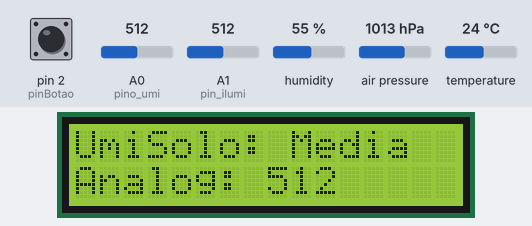
Simulated run of this sketch. Board: Arduino Uno, built with avr-gcc and run on an emulated ATmega328P. Shown: 16×2 character LCD. The test bench sets the inputs (shaded band); at power-on: A0 (pino_umi) = 512, A1 (pin_ilumi) = 512, pin 2 (pinBotao) HIGH, humidity 55 %, air pressure 1013 hPa, temperature 24 °C. The local clock reads 2024-03-15 10:24:30 at power-on unless the sketch sets it; storage starts empty; what the sketch prints to the serial monitor is not drawn.

Above: at 1.2 s.
1.3 s: A0 (pino_umi) set to 482
At 12.1 s:
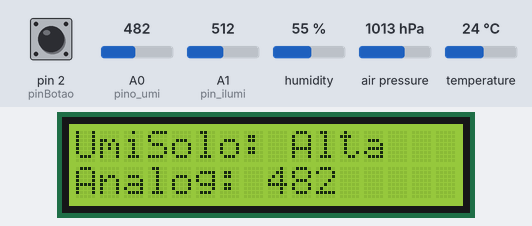
12.7 s: A0 (pino_umi) set to 810
At 22.8 s:
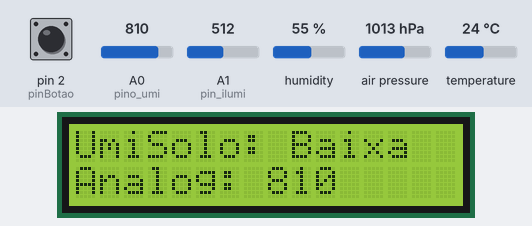
26.7 s: A1 (pin_ilumi) set to 490
At 27.8 s:
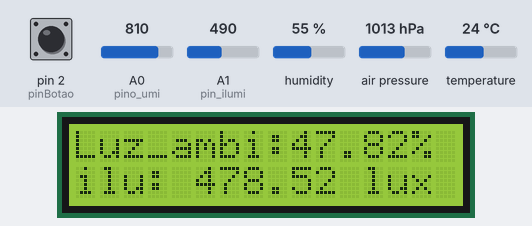
34.8 s: A1 (pin_ilumi) set to 510
At 39.7 s:
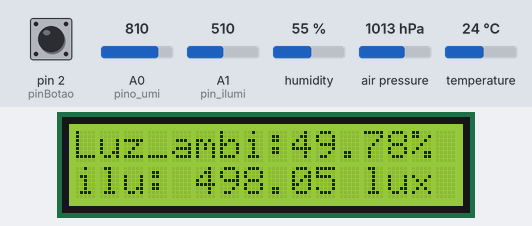
45.9 s: A0 (pino_umi) set to 788
At 56.0 s:
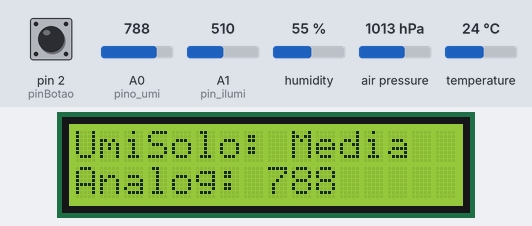
56.9 s: A1 (pin_ilumi) set to 306
At 61.1 s:
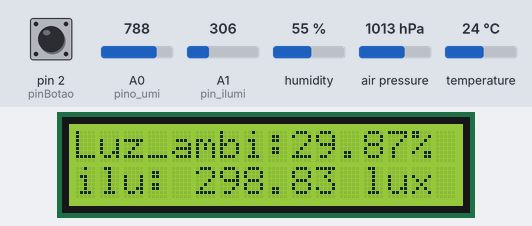
Timing chart, 0 to 62.6 s (numbered marks = the images above; inputs shaded):
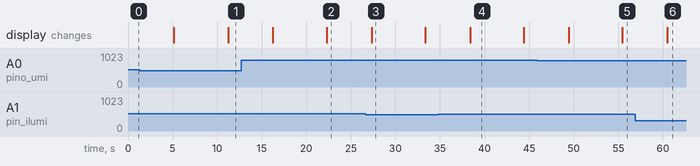

Measured:
- the behaviour switches between 500 and 499 on A0 (pino_umi) (found by bisection; images 0 and 1)
- the behaviour switches between 800 and 799 on A0 (pino_umi) (found by bisection; images 4 and 5)
- after the input at 1.3 s, the display: first differs from a run without the input after 9.9 s (image 1)
- after the input at 12.7 s, the display: first differs from a run without the input after 9.6 s (image 2)
- after the input at 26.7 s, the display: changes after 0.62 s (image 3)
- after the input at 34.8 s, the display: changes after 3.6 s (image 4)
- after the input at 45.9 s, the display: first differs from a run without the input after 9.6 s (image 5)
- after the input at 56.9 s, the display: changes after 3.6 s (image 6)

The sketch:

datalogger_rev3.ino
```cpp
#include <Wire.h>
#include <LiquidCrystal_I2C.h>
LiquidCrystal_I2C lcd(0x27, 16, 2);
#include <RTClib.h>  //BIBLIOTECA PARA O MÓDULO I2C RTC (RELÓGIO DE TEMPO REAL)
RTC_DS1307 rtc;
#include <SD.h>  //BIBLIOTECA PARA O MÓDULO SPI DE CARTÃO SD
// SD_FAT_TYPE = 0 for SdFat/File as defined in SdFatConfig.h,
// 1 for FAT16/FAT32, 2 for exFAT, 3 for FAT16/FAT32 and exFAT.
#include <SPI.h>              //BIBLIOTECA PARA COMUNICAÇÃO SPI - CS, MISO, MOSI, SCK...
#include <Adafruit_BME280.h>  //BIBLIOTECA PARA O MÓDULO I2C BME280,
Adafruit_BME280 bme;
#define pino_umi A0  //DEFINE O PINO ANALÓGICO DO SENSOR DE UMIDADE DO SOLO
#define pin_ilumi A1
#define pinBotao 2
// byte min_ini;    //MOMENTO DE GRAVAÇÃO
// byte min_atual;  //MOMENTO DE GRAVAÇÃO
byte hor_gravacao;
char data_arq_ini[7]; //DATA INICIAL
char data_arq_nova[7];

File datalog;
byte grau[8] = {
  B11100,
  B10100,
  B11100,
  B00011,
  B00100,
  B00100,
  B00100,
  B00011,
};

byte ur[8] = {
  B10100,
  B10100,
  B11100,
  B00111,
  B00101,
  B00111,
  B00110,
  B00101,
};
byte mb[8] = {
  B01010,
  B10101,
  B10101,
  B00000,
  B00100,
  B00110,
  B00101,
  B00110,
};

char dia[3], mes[3], ano[3], hora[3], minuto[3], segundo[3];  //Tempo formatado
void setup() {
  Serial.begin(9600);
  pinMode(pinBotao, INPUT_PULLUP);
  pinMode(pin_ilumi, INPUT);
  bme.begin(0x76);
  lcd.begin(16, 2);
  lcd.backlight();
  lcd.clear();
  lcd.createChar(0, grau);  //0 = CARACTERE grau (ºC)
  lcd.createChar(1, ur);    //1 = CARACTERE UR (UMIDADE RELATIVA)
  lcd.createChar(2, mb);    //2 = caractere MB (milibars)
  rtc.begin();
  DateTime now = rtc.now();
  //rtc.adjust(DateTime(F(__DATE__), F(__TIME__))); //Ajuste do tempo
  // min_ini = min_atual;
  hor_gravacao = 100;
}
void loop() {
  if (digitalRead(pinBotao) == LOW) {
    escreveLCD();
    delay(250);
  } else {
    escreveLCD2();
    delay(5000);
    escreveLCD3();
    delay(5000);
  }
  delay(1000);
  DateTime now = rtc.now();
  //SE DIA E MÊS TIVEREM APENAS UM DÍGITO, UM ZERO É ACRESCENTADO NA FRENTE DELE
  if (now.day() < 10)
    sprintf(dia, "0%1d", now.day());
  else
    sprintf(dia, "%2d", now.day());

  if (now.month() < 10)
    sprintf(mes, "0%1d", now.month());
  else
    sprintf(mes, "%2d", now.month());

  sprintf(ano, "%2d", now.year() - 2000);

  if (now.hour() < 10)
    sprintf(hora, "0%1d", now.hour());
  else
    sprintf(hora, "%2d", now.hour());

  if (now.minute() < 10)
    sprintf(minuto, "0%1d", now.minute());
  else
    sprintf(minuto, "%2d", now.minute());
  // min_atual = now.minute();


  // if ((min_atual > min_ini) || (min_atual == 0 && min_ini == 59)) {
    if(now.hour() != hor_gravacao){
    hor_gravacao = now.hour();
    DateTime now = rtc.now();  //LEITURA DE DATA E HORA ATUAIS DO RTC
    byte seg = now.second();   //TEMPO (SEGUNDOS) ANTES DE TENTAR GRAVAR NO SD
    // min_ini = min_atual;
    sd_card();  //SALVA OS RESULTADOS NO SD
    //SE TEMPO DE GRAVAÇÃO NO SD FOR SUPERIOR A 5 SEGUNDOS SINALIZA ERRO (SD SEM ESPAÇO)
    if (now.second() > seg + 5) {
      Serial.println("ERRO: cartão SD sem espaço");
    } else
      return;
  }

}
int PressaoAtm() {
  return bme.readPressure() / 100;  //LEITURA E CONVERSÃO DA PRESSÃO ATMOSFÉRICA
}
float iluminancia() {
  float volts, amps, microamps, lux;
  volts = analogRead(pin_ilumi) * 5.0 / 1024.0;
  amps = volts / 10000.0;
  microamps = amps * 1000000;
  lux = microamps * 2.0;
  return lux;
}
float luz_ambiente() {
  float luz;
  int valor_luz;
  valor_luz = analogRead(pin_ilumi);
  luz = valor_luz * 0.0976;
  return luz;
}
int UmidadeAr() {
  return bme.readHumidity();
}
float Temperatura() {
  float temp = bme.readTemperature();
  return temp;
}
char* UmidadeSolo() {
  int umidadeSolo = analogRead(pino_umi);
  if (umidadeSolo < 500) {
    return "Alta";
  } else if (umidadeSolo < 800) {
    return "Media";
  } else return "Baixa";
}
int analogUmi() {
  return analogRead(pino_umi);
}
void escreveLCD() {
  lcd.setCursor(0, 0);
  lcd.clear();
  lcd.print(dia);
  lcd.print('/');
  lcd.print(mes);
  lcd.print('/');
  lcd.print(ano);
  lcd.print(' ');
  lcd.print(hora);
  lcd.print(F((":")));
  lcd.print(minuto);

  lcd.setCursor(0, 1);
  lcd.print(UmidadeAr());
  lcd.print('%');
  lcd.write(byte(1));
  lcd.print(' ');
  lcd.print(Temperatura());
  lcd.write(byte(0));
  lcd.print(' ');
  lcd.print(PressaoAtm());
  lcd.write(byte(2));
}
void escreveLCD2() {
  lcd.clear();
  lcd.setCursor(0, 0);
  lcd.print("UmiSolo: ");
  lcd.print(UmidadeSolo());
  lcd.setCursor(0, 1);
  lcd.print("Analog: ");
  lcd.print(analogUmi());
}
void escreveLCD3() {
  float luz;
  int valor_luz;
  valor_luz = analogRead(pin_ilumi);
  luz = valor_luz * 0.0976;
  lcd.clear();
  lcd.setCursor(0, 0);
  lcd.print("Luz_ambi:");
  lcd.print(luz);
  lcd.print('%');
  lcd.setCursor(0, 1);
  float volts, amps, microamps, lux;
  volts = valor_luz * 5.0 / 1024.0;
  amps = volts / 10000.0;
  microamps = amps * 1000000;
  lux = microamps * 2.0;
  lcd.print("ilu: ");
  lcd.print(lux);
  lcd.print(" lux");
}
void sd_card() {
  DateTime now = rtc.now();
  while (!Serial) {
    ;  // Espera a porta serial conectar
  }
  Serial.print(F("Inicializando cartão SD..."));
  if (!SD.begin(53)) {
    Serial.println("Falha na inicialização!");
    while (1)
      ;
  }char nome_arq[13];  //NOME DO ARQUIVO A SER SALVO NO SD:
                        //MÁXIMO 8 CARACTERES + '.' + EXTENSÃO "csv"

    sprintf(data_arq_nova, "%s%s%s", ano, mes, dia); //FORMATA DATA CORRENTE COMO AAMMDD
                                                     //PARA FACILITAR A INDEXAÇÃO DOS ARQUIVOS

   //FORAM USADAS CONVERSÕES DE STRING PARA LONG (ATOL)
   //PORQUE AS STRINGS AAMMDD TEM 6 DÍGITOS E SÃO MAIORES QUE UM INTEIRO (INT)
   if(atol(data_arq_nova) > atol(data_arq_ini))  //se a data no momento da gravação for superior à lida na
      {                                          //inicialização, atualiza data de inicialização
        sprintf(nome_arq, "%s%s%s", "VA", data_arq_nova, ".csv"); //NOME ARQUIVO = DATA ATUALIZADA
                                                                  //VAAAMMDD.csv
        sprintf(data_arq_ini, "%s", data_arq_nova);               //(PASSOU DE 1/2 NOITE)
      }
   else
        sprintf(nome_arq, "%s%s%s", "VA", data_arq_ini, ".csv"); //NOME ARQUIVO = DATA DA INICIALIZAÇÃO
                                                                //(NÃO PASSOU DE 1/2 NOITE)

  Serial.println("Inicialização feita.");
  datalog = SD.open(nome_arq, FILE_WRITE);
  if (datalog) {
    //GRAVA DADOS NO SD
    datalog.print(dia);
    datalog.print("/");
    datalog.print(mes);
    datalog.print("/");
    datalog.print(ano);
    datalog.print(",");
    datalog.print(hora);
    datalog.print(":");
    datalog.print(minuto);
    datalog.print(",");
    datalog.print(UmidadeAr());
    datalog.print("%");
    datalog.print(",");
    datalog.print(Temperatura());
    datalog.print(",");
    datalog.print(UmidadeSolo());
    datalog.print(",");
    datalog.print(analogUmi());
    datalog.print(",");
    datalog.print(PressaoAtm());
    datalog.print(",");
    datalog.print(luz_ambiente());
    datalog.print(",");
    datalog.println(iluminancia());

    datalog.close();

  } else {
    // Se este arquivo não abriu, imprima um erro:
    Serial.println("Erro ao abrir datalog.csv");
  }

  // Abre novamente o arquivo para leitura:
  // datalog = SD.open(nome_arq);
  // if (datalog) {
  //   Serial.println(nome_arq);
  //   // Lê do arquivo até não ter mais nada nele:
  //   while (datalog.available()) {
  //     Serial.write(datalog.read());
  //   }
  //   // fecha o arquivo:
  //   datalog.close();
  // } else {
  //   // Se este arquivo não abriu, imprima um erro:
  //   Serial.println("Erro ao abrir datalog.csv");
  //   while (datalog.available()) {
  //     Serial.write(datalog.read());
  //   }
  //   datalog.close();
  // }
}
```
